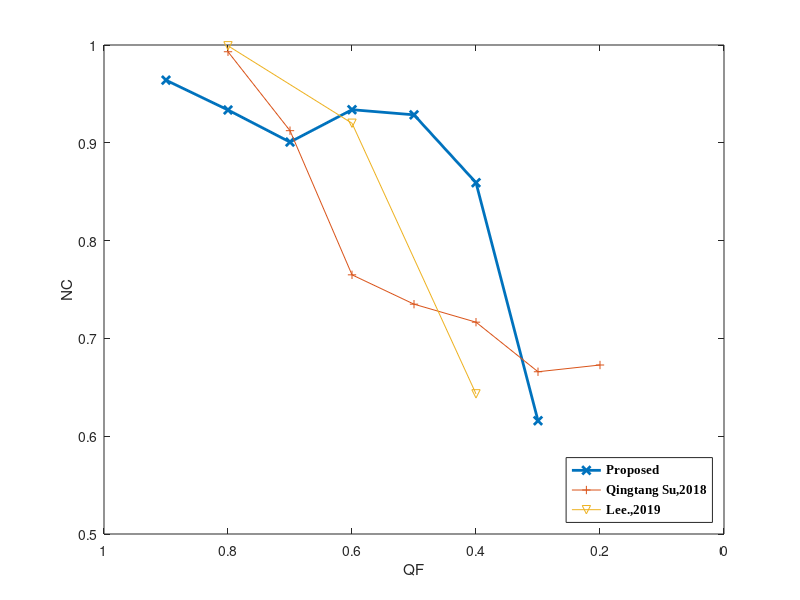
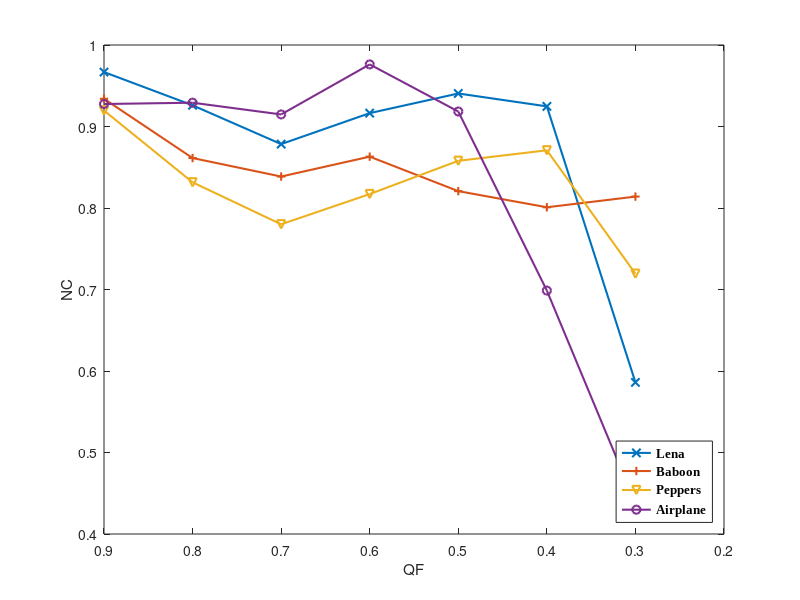

MATLAB code for these plots, in order:



x2=[0.964036000000000;0.933556000000000;0.900740000000000;0.933848000000000;0.928592000000000;0.859228000000000;0.615844000000000]
x4=[0.993100000000000;0.912400000000000;0.765000000000000;0.735000000000000;0.716600000000000;0.665900000000000;0.672800000000000]
x5=[0.999200000000000;0.920000000000000;0.643300000000000]
y = 0.9 :-0.1: 0.3;
plot(y,x2,'-x','linewidth', 2);
hold on
y1 = 0.8 :-0.1: 0.2;
plot(y1,x4,'-+');
y2 = 0.8:-0.2:0.4;
plot(y2,x5,'-v');
axis([0 1 0.5 1])
xlabel('QF')
ylabel('NC')
l2 = legend('Proposed','Qingtang Su,2018',	'Lee.,2019','location', 'southeast');
set(l2,'Fontname', 'Times New Roman','FontWeight','bold');
set(gca,'XDir','reverse');


figure(2)

img_25=[0.9668,0.926,0.8784,0.9164,0.9405,0.9247,0.586];
img_26=[0.934,0.8613,0.8386,0.863,0.8207,0.8009,0.814];
img_27=[0.9196,0.8315,0.78,0.8171,0.8579,0.8708,0.7194];
img_28=[0.9276,0.9292,0.9148,0.9762,0.9184,0.6987,0.4377];
a = 0.9 :-0.1: 0.3;
axis([0 1 0.4 1])
plot(a,img_25,'-x','linewidth',1.5);
hold on
plot(a,img_26,'-+','linewidth',1.5);
plot(a,img_27,'-v','linewidth',1.5);
plot(a,img_28,'-o','linewidth',1.5);
l1 = legend('Lena',	'Baboon',	'Peppers',	'Airplane','location', 'southeast')
set(l1,'Fontname', 'Times New Roman','FontWeight','bold')
xlabel('QF')
ylabel('NC')
set(gca,'XDir','reverse');

